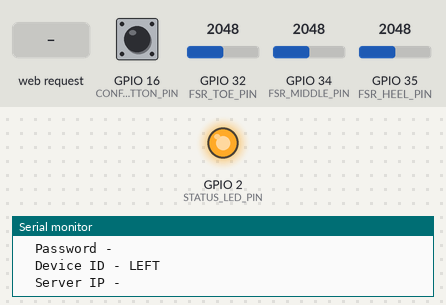
Simulated run of this program. Board: ESP32. Parts: output pins drawn as LEDs (lit = HIGH), the last lines printed to the serial monitor. Dashed ring = blinking. The inputs (shaded band) are chosen by the test bench; at power-on: GPIO 16 (CONFIGMODE_BUTTON_PIN) HIGH, GPIO 32 (FSR_TOE_PIN) = 2048, GPIO 34 (FSR_MIDDLE_PIN) = 2048, GPIO 35 (FSR_HEEL_PIN) = 2048. WiFi joins after 1.5 s; servers stay silent unless stated; uploads are accepted with an empty reply; EEPROM starts erased.

Above: at 1.2 s.
1.3 s: GPIO 16 (CONFIGMODE_BUTTON_PIN) pulsed LOW 5 times (0.12 s each, 0.3 s apart)
At 2.6 s:
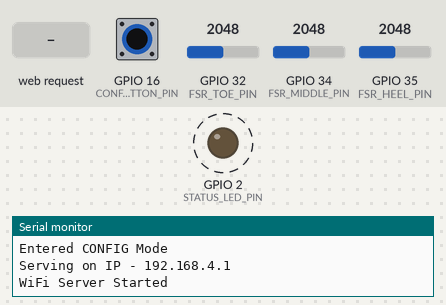
5.8 s: GPIO 16 (CONFIGMODE_BUTTON_PIN) pulled LOW for 0.15 s
8.9 s: HTTP request GET /config_save?device_id=1 received
At 8.9 s:
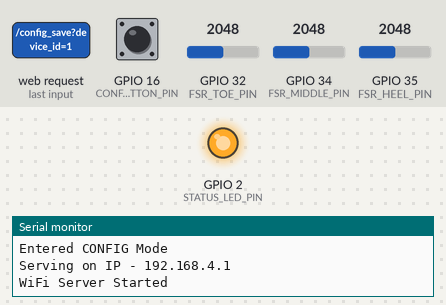
10.4 s: GPIO 16 (CONFIGMODE_BUTTON_PIN) pulled LOW for 1 s
At 11.7 s:
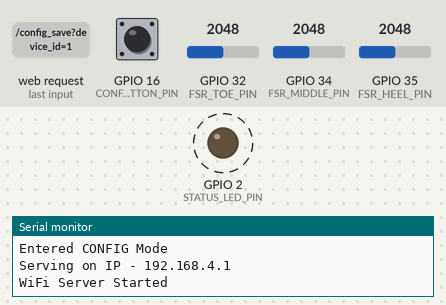
14.4 s: HTTP request GET /config_save?ssid=1 received
Timing chart, 0 to 16.9 s (numbered marks = the images above; inputs shaded):
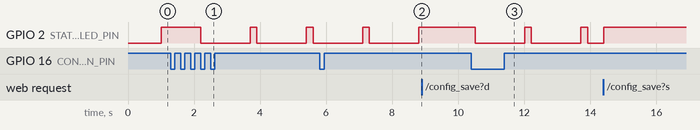

The program:

main.cpp
```cpp
#include <Arduino.h>

#include "webserver.h"
#include "http_client.h"
#include "sensor.h"
#include "hmi.h"
#include "nvm.h"

#define SENSOR_UPDATE_PERIOD 100
#define DATA_UPDATE_PERIOD 500

sensor_data_t data;
unsigned long prev_sensor_update_ticks, prev_data_update_ticks;
uint8_t device_state = 0;

void setup()
{
  Serial.begin(115200);

  hmi_init();
  nvm_read_data();

  http_client_init(get_wifi_credentials());

  device_state = DEVICE_STATE_PAIRING;
}

void loop()
{
  switch (device_state)
  {
  case DEVICE_STATE_PAIRING:
    // Check if WiFi is connected, Update state to active if connected
    if (http_client_status() == WIFI_CONNECTED)
    {
      Serial.println("Connected!");
      device_state = DEVICE_STATE_ACTIVE;
    }
    break;

  case DEVICE_STATE_ACTIVE:
    // Send sensor data every 500ms to webserver if connected, else set to pairing
    if (millis() - prev_data_update_ticks > DATA_UPDATE_PERIOD)
    {
      if (http_client_status() == WIFI_CONNECTED)
      {
        http_client_send_data(get_server_ip(), data, get_device_id());
      }
      else
      {
        Serial.println("WiFi Disconnected");
        device_state = DEVICE_STATE_PAIRING;
      }
      prev_data_update_ticks = millis();
    }
    break;

  case DEVICE_STATE_CONFIGMODE:
    // Host a webserver and save the config in NVM, set state to pairing after save
    if (webserver_handle_client() == 1)
    {
      http_client_init(get_wifi_credentials());
      Serial.println("Connecting to WiFi...");
      device_state = DEVICE_STATE_PAIRING;
    }
    break;

  default:
    break;
  }
  // Get sensor data at 10Hz (Every 100ms)
  if (millis() - prev_sensor_update_ticks > SENSOR_UPDATE_PERIOD)
  {
    data = sensor_read();
    prev_sensor_update_ticks = millis();
  }

  show_device_status(device_state);

  int event = detect_event();
  if (event == CONFIGMODE_EVENT)
  {
    device_state = DEVICE_STATE_CONFIGMODE;
    Serial.println("Entered CONFIG Mode");

    webserver_init();
    Serial.println("WiFi Server Started");
  }
}
```

hmi.h
```cpp
#pragma once

#include <stdint.h>

#define DEVICE_STATE_ACTIVE 0
#define DEVICE_STATE_PAIRING 1
#define DEVICE_STATE_CONFIGMODE 2

#define CONFIGMODE_EVENT 1

void hmi_init();
void show_device_status(const uint8_t device_status);
int detect_event();
```

http_client.h
```cpp
#pragma once

#define WIFI_CONNECTED 1

#include <WString.h>
#include <stdint.h>
#include "nvm.h"
#include "sensor.h"

int http_client_init(wifi_credentials_t credentials);
void http_client_send_data(String server_ip, sensor_data_t data, uint8_t device_id);
int http_client_status();
```

nvm.h
```cpp
#pragma once

#include <WString.h>
#include <stdint.h>

typedef struct
{
    String ssid;
    String password;
} wifi_credentials_t;

void nvm_read_data();

wifi_credentials_t get_wifi_credentials();
uint8_t get_device_id();
String get_server_ip();

void set_wifi_credentials(const wifi_credentials_t wifi_credentials);
void set_device_id(const uint8_t id);
void set_server_ip(const String ip);
```

sensor.h
```cpp
#pragma once

typedef struct
{
    int fsr_toe;
    int fsr_middle;
    int fsr_heel;
} sensor_data_t;

sensor_data_t sensor_read();
```

webserver.h
```cpp
#pragma once

void webserver_init();
int webserver_handle_client();
```

hmi.cpp
```cpp
#include <Arduino.h>
#include "hmi.h"

#define STATUS_LED_PIN 2
#define PAIRING_BLINK_PERIOD 1000
#define INIT_FAILURE_BLINK_PERIOD 200

#define CONFIGMODE_ON_PERIOD 200
#define CONFIGMODE_OFF_PERIOD 1500
#define CONFIGMODE_BUTTON_PIN 16

#define DEBOUNCE_PERIOD 2000

void configmode_event_isr();

static unsigned long prev_blink_ticks = millis(), configmode_button_ticks = millis();
static uint8_t led_state = 0, configmode_event = 0;

void hmi_init()
{
    pinMode(STATUS_LED_PIN, OUTPUT);
    pinMode(CONFIGMODE_BUTTON_PIN, INPUT);

    attachInterrupt(CONFIGMODE_BUTTON_PIN, configmode_event_isr, FALLING);
}

void show_device_status(const uint8_t device_status)
{
    switch (device_status)
    {
    case DEVICE_STATE_ACTIVE:
        led_state = HIGH;
        break;

    case DEVICE_STATE_PAIRING:
        if (millis() - prev_blink_ticks > PAIRING_BLINK_PERIOD)
        {
            led_state ^= 0x01;
            prev_blink_ticks = millis();
        }
        break;

    case DEVICE_STATE_CONFIGMODE:
        if (led_state == 1)
        {
            if (millis() - prev_blink_ticks > CONFIGMODE_ON_PERIOD)
            {
                led_state = 0;
                prev_blink_ticks = millis();
            }
        }
        else
        {
            if (millis() - prev_blink_ticks > CONFIGMODE_OFF_PERIOD)
            {
                led_state = 1;
                prev_blink_ticks = millis();
            }
        }
        break;

    default:
        break;
    }

    digitalWrite(STATUS_LED_PIN, led_state);
}

int detect_event()
{
    if (configmode_event)
    {
        configmode_event = 0;
        return CONFIGMODE_EVENT;
    }
    else
    {
        return 0;
    }
}

void configmode_event_isr()
{
    if (millis() - configmode_button_ticks > DEBOUNCE_PERIOD)
    {
        configmode_button_ticks = millis();
        configmode_event = 1;
    }
}
```

http_client.cpp
```cpp
#include <Arduino.h>
#include <WiFi.h>
#include <HTTPClient.h>

#include "http_client.h"
#include "nvm.h"
#include "sensor.h"

int http_client_init(wifi_credentials_t credentials)
{
    return WiFi.begin(credentials.ssid.c_str(), credentials.password.c_str());
}

int http_client_status()
{
    return (WiFi.status() == WL_CONNECTED);
}

void http_client_send_data(String server_ip, sensor_data_t data, uint8_t device_id)
{
    HTTPClient http;

    http.begin("http://" + server_ip + "/sensor_data");
    http.addHeader("Content-Type", "application/json");

    String post_message = "{\"device_id\": " + String(device_id);
    post_message += ", \"fsr_toe\": " + String(data.fsr_toe);
    post_message += ", \"fsr_middle\": " + String(data.fsr_middle);
    post_message += ", \"fsr_heel\": " + String(data.fsr_heel);
    post_message += "}";

    int http_code = http.POST(post_message.c_str());

    if (http_code > 0)
    {
        Serial.print("Sent HTTP POST with response code -");
        Serial.println(http_code);
        Serial.println(http.getString());
    }
    else
    {
        Serial.println("HTTP Request failed");
    }
}
```

nvm.cpp
```cpp
#include <Arduino.h>
#include <Preferences.h>

#include "nvm.h"

#define DEVICE_ID_LEFT 0
#define DEVICE_ID_RIGHT 1

static wifi_credentials_t wifi_credentials;
static uint8_t device_id;
static String server_ip;

void nvm_read_data()
{
    Preferences preferences;

    preferences.begin("nvm_data", false);

    wifi_credentials.ssid = preferences.getString("ssid");
    wifi_credentials.password = preferences.getString("password");

    device_id = preferences.getUChar("device_id");

    server_ip = preferences.getString("server_ip");

    preferences.end();

    Serial.println("Read credentials -\n\tSSID - " + wifi_credentials.ssid + "\n\tPassword - " + wifi_credentials.password);
    Serial.println("\tDevice ID - " + String(device_id == DEVICE_ID_LEFT ? "LEFT" : "RIGHT") + "\n\tServer IP - " + server_ip);
}

wifi_credentials_t get_wifi_credentials()
{
    return wifi_credentials;
}

uint8_t get_device_id()
{
    return device_id;
}

String get_server_ip()
{
    return server_ip;
}

void set_wifi_credentials(const wifi_credentials_t credentials)
{
    Preferences preferences;

    preferences.begin("nvm_data", false);
    preferences.putString("ssid", credentials.ssid);
    preferences.putString("password", credentials.password);

    preferences.end();

    wifi_credentials.ssid = credentials.ssid;
    wifi_credentials.password = credentials.password;

    Serial.println("Set Wifi Credentials -\n\tSSID - " + credentials.ssid + "\n\tPassword - " + credentials.password);
}

void set_device_id(const uint8_t id)
{
    Preferences preferences;

    preferences.begin("nvm_data", false);
    preferences.putUChar("device_id", id);

    preferences.end();

    device_id = id;

    Serial.println("Device ID set to - " + String((id == DEVICE_ID_LEFT) ? "LEFT" : "RIGHT"));
}

void set_server_ip(const String ip)
{
    Preferences preferences;

    preferences.begin("nvm_data", false);
    preferences.putString("server_ip", ip);

    preferences.end();

    server_ip = ip;

    Serial.println("Server IP set to - " + ip);
}
```

sensor.cpp
```cpp
#include <Arduino.h>

#include "sensor.h"

#define FSR_TOE_PIN 32
#define FSR_MIDDLE_PIN 34
#define FSR_HEEL_PIN 35

sensor_data_t sensor_read()
{
    sensor_data_t data = {0};

    data.fsr_toe = analogRead(FSR_TOE_PIN);
    data.fsr_middle = analogRead(FSR_MIDDLE_PIN);
    data.fsr_heel = analogRead(FSR_HEEL_PIN);

    return data;
}
```

webserver.cpp
```cpp
#include <Arduino.h>
#include <WiFi.h>
#include <ESP32WebServer.h>

#include "webserver.h"
#include "nvm.h"

ESP32WebServer server(80);

static uint8_t config_save_flag = 0;

static void handle_root()
{
    String html = "<!DOCTYPE html><html><head><title>Device Config</title></head><body>";

    html += "<h1>Device Config</h1>";
    html += "<form action=\"/config_save\" method=\"post\">";

    html += "<label for=\"ssid\">WiFi SSID: </label>";
    html += "<input type=\"text\" id=\"ssid\" name=\"ssid\"><br><br>";

    html += "<label for=\"password\">WiFi Password: </label>";
    html += "<input type=\"password\" id=\"password\" name=\"password\"><br><br>";

    html += "<label for=\"device_id\">Device ID: </label>";
    html += "<select id=\"device_id\" name=\"device_id\">";
    html += "<option value=\"0\">LEFT</option>";
    html += "<option value=\"1\">RIGHT</option>";
    html += "</select><br><br>";

    html += "<label for=\"server_ip\">Server IP: </label>";
    html += "<input type=\"text\" id=\"server_ip\" name=\"server_ip\"><br><br>";

    html += "<input type=\"submit\" value=\"Save\">";

    html += "</form></body></html>";

    server.send(200, "text/html", html);
}

static void handle_config_save()
{
    wifi_credentials_t wifi;
    wifi.ssid = server.arg("ssid");
    wifi.password = server.arg("password");

    uint8_t id = server.arg("device_id").toInt();

    String ip = server.arg("server_ip");

    String html = "<!DOCTYPE html><html><head><title>Config Saved!</title></head><body>";

    html += "<h>Config Updated Successfully!</h></html>";

    server.send(200, "text/html", html);

    if ((wifi.ssid != "") && (wifi.password != ""))
    {
        set_wifi_credentials(wifi);
    }
    set_device_id(id);
    if (ip != "")
    {
        set_server_ip(ip);
    }

    config_save_flag = 1;
}

void webserver_init()
{
    WiFi.mode(WIFI_AP);
    WiFi.softAP("ESP32", "12345678");

    server.on("/", handle_root);
    server.on("/config_save", handle_config_save);
    server.begin();

    config_save_flag = 0;

    Serial.println("Serving on IP - " + WiFi.softAPIP().toString());
}

int webserver_handle_client()
{
    server.handleClient();

    if (config_save_flag == 1)
    {
        Serial.println("Config Saved");
        return 1;
    }

    return 0;
}
```

Measured:
- after the input at 1.3 s, GPIO 2 (STATUS_LED_PIN): alternates HIGH for 0.20 s and LOW for 1.5 s, starting after 0.90 s
- after the input at 8.9 s, GPIO 2 (STATUS_LED_PIN): stays HIGH (without the input it goes to LOW after 0.11 s)
- after the input at 10.4 s, GPIO 2 (STATUS_LED_PIN): alternates HIGH for 0.20 s and LOW for 1.5 s, starting after 0.11 s
